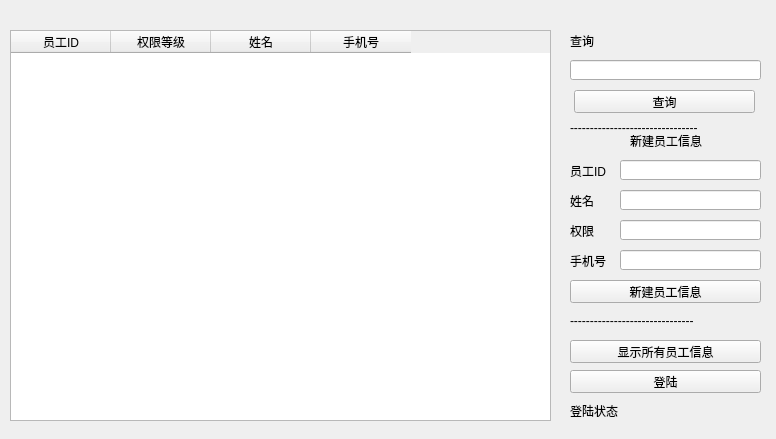
<?xml version="1.0" encoding="UTF-8"?>
<ui version="4.0">
 <class>staff</class>
 <widget class="QWidget" name="staff">
  <property name="geometry">
   <rect>
    <x>0</x>
    <y>0</y>
    <width>776</width>
    <height>439</height>
   </rect>
  </property>
  <property name="windowTitle">
   <string>员工管理</string>
  </property>
  <widget class="QLabel" name="label_4">
   <property name="geometry">
    <rect>
     <x>630</x>
     <y>130</y>
     <width>91</width>
     <height>21</height>
    </rect>
   </property>
   <property name="text">
    <string>新建员工信息</string>
   </property>
  </widget>
  <widget class="QLabel" name="label">
   <property name="geometry">
    <rect>
     <x>570</x>
     <y>30</y>
     <width>221</width>
     <height>21</height>
    </rect>
   </property>
   <property name="text">
    <string>查询</string>
   </property>
  </widget>
  <widget class="QLineEdit" name="lineUtel">
   <property name="geometry">
    <rect>
     <x>620</x>
     <y>250</y>
     <width>141</width>
     <height>20</height>
    </rect>
   </property>
   <property name="text">
    <string/>
   </property>
  </widget>
  <widget class="QLabel" name="label_2">
   <property name="geometry">
    <rect>
     <x>570</x>
     <y>160</y>
     <width>54</width>
     <height>21</height>
    </rect>
   </property>
   <property name="text">
    <string>员工ID</string>
   </property>
  </widget>
  <widget class="QLineEdit" name="lineUID">
   <property name="geometry">
    <rect>
     <x>620</x>
     <y>160</y>
     <width>141</width>
     <height>20</height>
    </rect>
   </property>
  </widget>
  <widget class="QPushButton" name="buttonLogin">
   <property name="geometry">
    <rect>
     <x>570</x>
     <y>370</y>
     <width>191</width>
     <height>23</height>
    </rect>
   </property>
   <property name="text">
    <string>登陆</string>
   </property>
  </widget>
  <widget class="QLabel" name="label_5">
   <property name="geometry">
    <rect>
     <x>570</x>
     <y>220</y>
     <width>54</width>
     <height>21</height>
    </rect>
   </property>
   <property name="text">
    <string>权限</string>
   </property>
  </widget>
  <widget class="QLabel" name="label_6">
   <property name="geometry">
    <rect>
     <x>570</x>
     <y>250</y>
     <width>54</width>
     <height>21</height>
    </rect>
   </property>
   <property name="text">
    <string>手机号</string>
   </property>
  </widget>
  <widget class="QLineEdit" name="lineSearch">
   <property name="geometry">
    <rect>
     <x>570</x>
     <y>60</y>
     <width>191</width>
     <height>20</height>
    </rect>
   </property>
  </widget>
  <widget class="QLineEdit" name="lineUlevel">
   <property name="geometry">
    <rect>
     <x>620</x>
     <y>220</y>
     <width>141</width>
     <height>20</height>
    </rect>
   </property>
  </widget>
  <widget class="QPushButton" name="buttonShowAll">
   <property name="geometry">
    <rect>
     <x>570</x>
     <y>340</y>
     <width>191</width>
     <height>23</height>
    </rect>
   </property>
   <property name="text">
    <string>显示所有员工信息</string>
   </property>
  </widget>
  <widget class="QLabel" name="label_3">
   <property name="geometry">
    <rect>
     <x>570</x>
     <y>190</y>
     <width>54</width>
     <height>21</height>
    </rect>
   </property>
   <property name="text">
    <string>姓名</string>
   </property>
  </widget>
  <widget class="QLabel" name="label_8">
   <property name="geometry">
    <rect>
     <x>570</x>
     <y>120</y>
     <width>191</width>
     <height>16</height>
    </rect>
   </property>
   <property name="text">
    <string>--------------------------------</string>
   </property>
  </widget>
  <widget class="QPushButton" name="buttonUpdate">
   <property name="geometry">
    <rect>
     <x>570</x>
     <y>280</y>
     <width>191</width>
     <height>23</height>
    </rect>
   </property>
   <property name="text">
    <string>新建员工信息</string>
   </property>
  </widget>
  <widget class="QPushButton" name="buttonSearch">
   <property name="geometry">
    <rect>
     <x>574</x>
     <y>90</y>
     <width>181</width>
     <height>23</height>
    </rect>
   </property>
   <property name="text">
    <string>查询</string>
   </property>
  </widget>
  <widget class="QTableWidget" name="tableWidget">
   <property name="geometry">
    <rect>
     <x>10</x>
     <y>30</y>
     <width>541</width>
     <height>391</height>
    </rect>
   </property>
   <column>
    <property name="text">
     <string>员工ID</string>
    </property>
   </column>
   <column>
    <property name="text">
     <string>权限等级</string>
    </property>
   </column>
   <column>
    <property name="text">
     <string>姓名</string>
    </property>
   </column>
   <column>
    <property name="text">
     <string>手机号</string>
    </property>
   </column>
  </widget>
  <widget class="QLineEdit" name="lineUName">
   <property name="geometry">
    <rect>
     <x>620</x>
     <y>190</y>
     <width>141</width>
     <height>20</height>
    </rect>
   </property>
  </widget>
  <widget class="QLabel" name="label_7">
   <property name="geometry">
    <rect>
     <x>570</x>
     <y>310</y>
     <width>191</width>
     <height>21</height>
    </rect>
   </property>
   <property name="text">
    <string>-------------------------------</string>
   </property>
  </widget>
  <widget class="QLabel" name="labelState">
   <property name="geometry">
    <rect>
     <x>570</x>
     <y>400</y>
     <width>191</width>
     <height>21</height>
    </rect>
   </property>
   <property name="text">
    <string>登陆状态</string>
   </property>
  </widget>
 </widget>
 <resources/>
 <connections/>
</ui>
